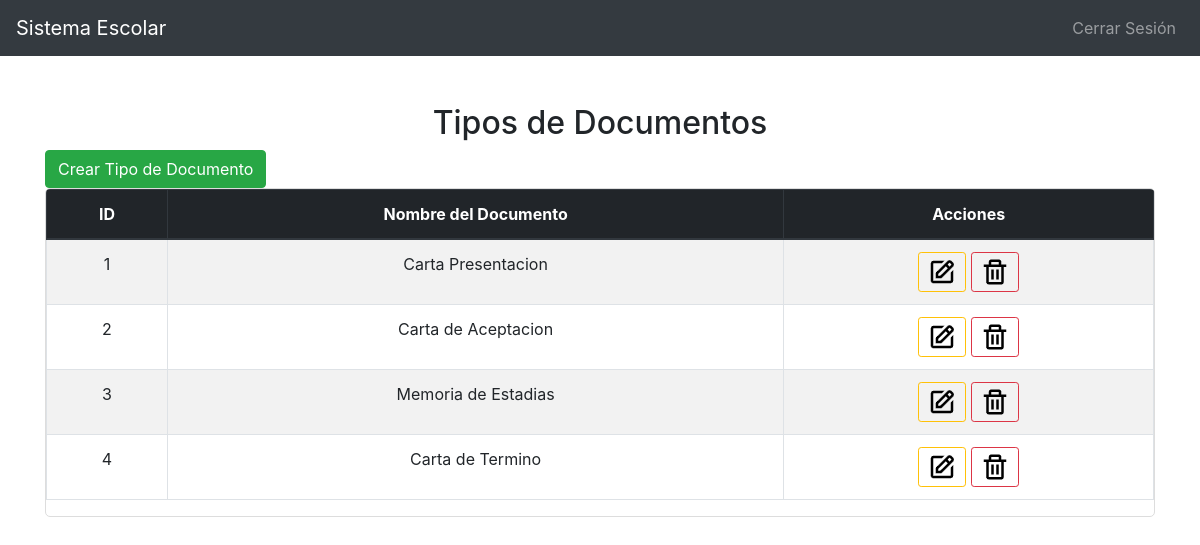
The page /index.php/Admin/Dashboard/Documentos on the database its author committed.
### tables this page shows
CREATE TABLE `tipos_documentos` (
  `id` int(11) NOT NULL,
  `nombre` varchar(100) NOT NULL,
  `proposito` varchar(255) NOT NULL,
  `contenido` varchar(255) NOT NULL,
  `documento_path` varchar(255) DEFAULT NULL
);

### application/controllers/Admin/Dashboard.php (called while the page is built, shortened)
<?php
class Dashboard extends CI_Controller
{
    public function __construct()
    {
        $this->load->model('Admin_Model');
        $this->load->model('Documento_model');
        $this->load->library('form_validation');
        $this->load->helper('url');
    }
    public function Documentos() {
        $data['tipo_usuario'] = $this->session->userdata('tipo_usuario');
        $data['tiposDocumentos'] = $this->Documento_model->obtener_tipos_documentos();
        $this->load->view('Admin/Documentos', $data);
    }
}

### index.php (called while the page is built, shortened)
<?php
require_once BASEPATH.'core/CodeIgniter.php';

### application/models/Documento_Model.php (called while the page is built, shortened)
<?php
class Documento_model extends CI_Model
{
    public function obtener_tipos_documentos() {
        $query = $this->db->get('tipos_documentos');
        return $query->result_array();
    }
}

### application/views/Admin/Documentos.php (the view, shortened to what this page needs)
<!DOCTYPE html>
<html lang="es">
<head>
    <link rel="stylesheet" href="https://maxcdn.bootstrapcdn.com/bootstrap/4.0.0/css/bootstrap.min.css">
    <link href="<?php echo base_url('assets/css/admin.css'); ?>" rel="stylesheet" type="text/css" />
</head>
<body>
    <div id="navbar-container">
        <?php include "assets/navbar.php"; ?>
    </div>
    <div class="container mt-5">
        <h2 class="text-center">Tipos de Documentos</h2>
        <button type="button" class="btn btn-success" data-toggle="modal" data-target="#modalAgregarTipoDocumento">Crear
            Tipo
            de
            Documento</button>
        <div class="table-responsive">
            <table class="table table-striped table-bordered">
                <thead class="thead-dark">
                    <tr>
                        <th>ID</th>
                        <th>Nombre del Documento</th>
                        <th>Acciones</th>
                    </tr>
                </thead>
                <tbody>
                    <?php foreach ($tiposDocumentos as $tipoDocumento): ?>
                        <tr>
                            <td>
                                <?= $tipoDocumento['id'] ?>
                            </td>
                            <td>
                                <?= $tipoDocumento['nombre'] ?>
                            </td>
                            <td>
                                <button type="button" class="btn btn-outline-warning btn-sm" data-toggle="modal"
                                    data-target="#editarTipoModal<?= $tipoDocumento['id'] ?>">
                                    <img
 />
                                </button>
                                <button type="button" class="btn btn-outline-danger btn-sm" data-toggle="modal"
                                    data-target="#eliminarTipoModal<?= $tipoDocumento['id'] ?>">
                                    <img
 />
                                </button>
                            </td>
                        </tr>
                    <?php endforeach; ?>
                </tbody>
            </table>
        </div>
    </div>
</body>
</html>

### assets/css/admin.css (style rules this page uses)
.table-responsive { border: 1px solid #ddd; border-radius: 5px; overflow: auto; }
.table-striped tbody tr:nth-of-type(odd) { background-color: #f9f9f9; }
.table th, .table td { text-align: center; }

### rows shown on the page
tipos_documentos: id "1", nombre "Carta Presentacion"
tipos_documentos: id "2", nombre "Carta de Aceptacion"
tipos_documentos: id "3", nombre "Memoria de Estadias"
tipos_documentos: id "4", nombre "Carta de Termino"
